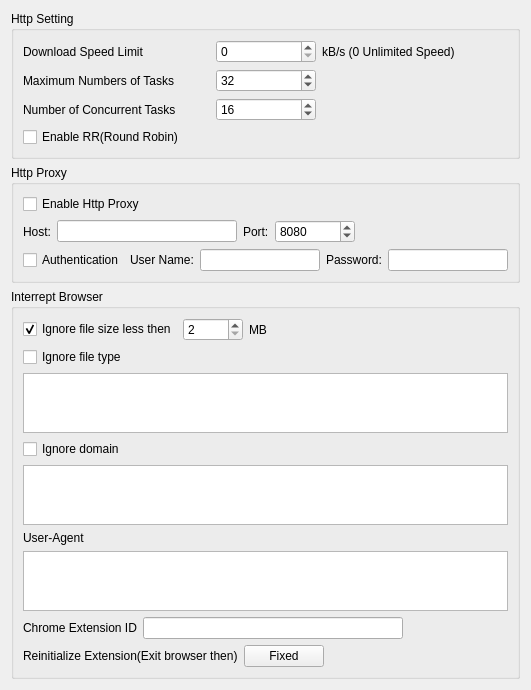
          <widget class="QWidget" name="scrollAreaWidgetContents_1">
           <property name="geometry">
            <rect>
             <x>0</x>
             <y>-34</y>
             <width>531</width>
             <height>645</height>
            </rect>
           </property>
           <layout class="QVBoxLayout" name="verticalLayout_59">
            <item>
             <widget class="QGroupBox" name="HttpSettingsBox">
              <property name="title">
               <string>Http Setting</string>
              </property>
              <layout class="QGridLayout" name="gridLayout_82">
               <item row="0" column="1">
                <widget class="QLabel" name="label_26">
                 <property name="text">
                  <string>Download Speed Limit</string>
                 </property>
                </widget>
               </item>
               <item row="1" column="1">
                <widget class="QLabel" name="label_28">
                 <property name="text">
                  <string>Maximum Numbers of Tasks</string>
                 </property>
                </widget>
               </item>
               <item row="2" column="1">
                <widget class="QLabel" name="label_29">
                 <property name="text">
                  <string>Number of Concurrent Tasks</string>
                 </property>
                </widget>
               </item>
               <item row="0" column="3">
                <widget class="QLabel" name="label_27">
                 <property name="text">
                  <string>kB/s (0 Unlimited Speed)</string>
                 </property>
                </widget>
               </item>
               <item row="0" column="2">
                <widget class="QSpinBox" name="speedLimitSpinBox">
                 <property name="maximumSize">
                  <size>
                   <width>100</width>
                   <height>16777215</height>
                  </size>
                 </property>
                 <property name="maximum">
                  <number>99999</number>
                 </property>
                 <property name="singleStep">
                  <number>100</number>
                 </property>
                </widget>
               </item>
               <item row="1" column="2">
                <widget class="QSpinBox" name="maxTaskSpinBox">
                 <property name="maximumSize">
                  <size>
                   <width>100</width>
                   <height>16777215</height>
                  </size>
                 </property>
                 <property name="minimum">
                  <number>1</number>
                 </property>
                 <property name="maximum">
                  <number>128</number>
                 </property>
                 <property name="value">
                  <number>32</number>
                 </property>
                </widget>
               </item>
               <item row="2" column="2">
                <widget class="QSpinBox" name="taskConcurrentSpinBox">
                 <property name="maximumSize">
                  <size>
                   <width>100</width>
                   <height>16777215</height>
                  </size>
                 </property>
                 <property name="minimum">
                  <number>1</number>
                 </property>
                 <property name="maximum">
                  <number>128</number>
                 </property>
                 <property name="value">
                  <number>16</number>
                 </property>
                </widget>
               </item>
               <item row="3" column="1" colspan="2">
                <widget class="QCheckBox" name="enableRRCheckBox">
                 <property name="text">
                  <string>Enable RR(Round Robin)</string>
                 </property>
                </widget>
               </item>
              </layout>
             </widget>
            </item>
            <item>
             <widget class="QGroupBox" name="groupBox_6">
              <property name="title">
               <string>Http Proxy</string>
              </property>
              <layout class="QVBoxLayout" name="verticalLayout_42">
               <item>
                <widget class="QCheckBox" name="enableProxyCheckBox">
                 <property name="text">
                  <string>Enable Http Proxy</string>
                 </property>
                </widget>
               </item>
               <item>
                <layout class="QHBoxLayout" name="horizontalLayout_26">
                 <item>
                  <widget class="QLabel" name="label_33">
                   <property name="text">
                    <string>Host:</string>
                   </property>
                  </widget>
                 </item>
                 <item>
                  <widget class="QLineEdit" name="proxyHostLineEdit">
                   <property name="minimumSize">
                    <size>
                     <width>180</width>
                     <height>0</height>
                    </size>
                   </property>
                   <property name="maximumSize">
                    <size>
                     <width>16777215</width>
                     <height>16777215</height>
                    </size>
                   </property>
                   <property name="maxLength">
                    <number>100</number>
                   </property>
                  </widget>
                 </item>
                 <item>
                  <widget class="QLabel" name="label_34">
                   <property name="text">
                    <string>Port:</string>
                   </property>
                  </widget>
                 </item>
                 <item>
                  <widget class="QSpinBox" name="proxyPortSpinBox">
                   <property name="minimumSize">
                    <size>
                     <width>80</width>
                     <height>0</height>
                    </size>
                   </property>
                   <property name="maximumSize">
                    <size>
                     <width>80</width>
                     <height>16777215</height>
                    </size>
                   </property>
                   <property name="minimum">
                    <number>1</number>
                   </property>
                   <property name="maximum">
                    <number>65565</number>
                   </property>
                   <property name="singleStep">
                    <number>1</number>
                   </property>
                   <property name="value">
                    <number>8080</number>
                   </property>
                  </widget>
                 </item>
                 <item>
                  <spacer name="horizontalSpacer_21">
                   <property name="orientation">
                    <enum>Qt::Horizontal</enum>
                   </property>
                   <property name="sizeHint" stdset="0">
                    <size>
                     <width>40</width>
                     <height>20</height>
                    </size>
                   </property>
                  </spacer>
                 </item>
                </layout>
               </item>
               <item>
                <layout class="QHBoxLayout" name="horizontalLayout_56">
                 <item>
                  <widget class="QCheckBox" name="enableAuthenCheckBox">
                   <property name="text">
                    <string>Authentication</string>
                   </property>
                  </widget>
                 </item>
                 <item>
                  <widget class="QLabel" name="label_35">
                   <property name="text">
                    <string>User Name:</string>
                   </property>
                  </widget>
                 </item>
                 <item>
                  <widget class="QLineEdit" name="proxyUserLineEdit">
                   <property name="minimumSize">
                    <size>
                     <width>120</width>
                     <height>0</height>
                    </size>
                   </property>
                   <property name="maximumSize">
                    <size>
                     <width>16777215</width>
                     <height>16777215</height>
                    </size>
                   </property>
                   <property name="maxLength">
                    <number>100</number>
                   </property>
                  </widget>
                 </item>
                 <item>
                  <widget class="QLabel" name="label_36">
                   <property name="text">
                    <string>Password:</string>
                   </property>
                  </widget>
                 </item>
                 <item>
                  <widget class="QLineEdit" name="proxyPasswordLineEdit">
                   <property name="minimumSize">
                    <size>
                     <width>120</width>
                     <height>0</height>
                    </size>
                   </property>
                   <property name="maximumSize">
                    <size>
                     <width>16777215</width>
                     <height>16777215</height>
                    </size>
                   </property>
                   <property name="maxLength">
                    <number>100</number>
                   </property>
                  </widget>
                 </item>
                 <item>
                  <spacer name="horizontalSpacer_20">
                   <property name="orientation">
                    <enum>Qt::Horizontal</enum>
                   </property>
                   <property name="sizeHint" stdset="0">
                    <size>
                     <width>40</width>
                     <height>20</height>
                    </size>
                   </property>
                  </spacer>
                 </item>
                </layout>
               </item>
              </layout>
             </widget>
            </item>
            <item>
             <widget class="QGroupBox" name="groupBox_5">
              <property name="title">
               <string>Interrept Browser</string>
              </property>
              <layout class="QVBoxLayout" name="verticalLayout_37">
               <item>
                <layout class="QHBoxLayout" name="horizontalLayout_19">
                 <item>
                  <widget class="QCheckBox" name="ignoreFileSizeCheckBox">
                   <property name="text">
                    <string>Ignore file size less then</string>
                   </property>
                   <property name="checked">
                    <bool>true</bool>
                   </property>
                  </widget>
                 </item>
                 <item>
                  <widget class="QSpinBox" name="ignoreFileSizeSpinBox">
                   <property name="minimumSize">
                    <size>
                     <width>60</width>
                     <height>0</height>
                    </size>
                   </property>
                   <property name="maximumSize">
                    <size>
                     <width>60</width>
                     <height>16777215</height>
                    </size>
                   </property>
                   <property name="minimum">
                    <number>2</number>
                   </property>
                   <property name="maximum">
                    <number>2048</number>
                   </property>
                   <property name="value">
                    <number>2</number>
                   </property>
                  </widget>
                 </item>
                 <item>
                  <widget class="QLabel" name="label_30">
                   <property name="text">
                    <string>MB</string>
                   </property>
                  </widget>
                 </item>
                 <item>
                  <spacer name="horizontalSpacer_22">
                   <property name="orientation">
                    <enum>Qt::Horizontal</enum>
                   </property>
                   <property name="sizeHint" stdset="0">
                    <size>
                     <width>40</width>
                     <height>20</height>
                    </size>
                   </property>
                  </spacer>
                 </item>
                </layout>
               </item>
               <item>
                <layout class="QVBoxLayout" name="verticalLayout_36">
                 <item>
                  <widget class="QCheckBox" name="ignoreFileTypeCheckBox">
                   <property name="text">
                    <string>Ignore file type</string>
                   </property>
                  </widget>
                 </item>
                 <item>
                  <widget class="QTextEdit" name="ignoreFileTypeTextEdit">
                   <property name="minimumSize">
                    <size>
                     <width>0</width>
                     <height>60</height>
                    </size>
                   </property>
                   <property name="maximumSize">
                    <size>
                     <width>16777215</width>
                     <height>16777215</height>
                    </size>
                   </property>
                  </widget>
                 </item>
                </layout>
               </item>
               <item>
                <layout class="QVBoxLayout" name="verticalLayout_39">
                 <item>
                  <widget class="QCheckBox" name="ignoreDomainCheckBox">
                   <property name="text">
                    <string>Ignore domain</string>
                   </property>
                  </widget>
                 </item>
                 <item>
                  <widget class="QTextEdit" name="ignoreDomainTextEdit">
                   <property name="minimumSize">
                    <size>
                     <width>0</width>
                     <height>60</height>
                    </size>
                   </property>
                   <property name="maximumSize">
                    <size>
                     <width>16777215</width>
                     <height>16777215</height>
                    </size>
                   </property>
                  </widget>
                 </item>
                </layout>
               </item>
               <item>
                <layout class="QVBoxLayout" name="verticalLayout_40">
                 <item>
                  <widget class="QLabel" name="label_31">
                   <property name="text">
                    <string>User-Agent</string>
                   </property>
                  </widget>
                 </item>
                 <item>
                  <widget class="QTextEdit" name="defUserAgentTextEdit">
                   <property name="minimumSize">
                    <size>
                     <width>0</width>
                     <height>60</height>
                    </size>
                   </property>
                   <property name="maximumSize">
                    <size>
                     <width>16777215</width>
                     <height>16777215</height>
                    </size>
                   </property>
                  </widget>
                 </item>
                </layout>
               </item>
               <item>
                <layout class="QHBoxLayout" name="horizontalLayout_59">
                 <item>
                  <widget class="QLabel" name="label_32">
                   <property name="text">
                    <string>Chrome Extension ID</string>
                   </property>
                  </widget>
                 </item>
                 <item>
                  <widget class="QLineEdit" name="defExtensionIdLineEdit">
                   <property name="minimumSize">
                    <size>
                     <width>260</width>
                     <height>0</height>
                    </size>
                   </property>
                   <property name="maximumSize">
                    <size>
                     <width>16777215</width>
                     <height>16777215</height>
                    </size>
                   </property>
                  </widget>
                 </item>
                 <item>
                  <spacer name="horizontalSpacer_24">
                   <property name="orientation">
                    <enum>Qt::Horizontal</enum>
                   </property>
                   <property name="sizeHint" stdset="0">
                    <size>
                     <width>40</width>
                     <height>20</height>
                    </size>
                   </property>
                  </spacer>
                 </item>
                </layout>
               </item>
               <item>
                <layout class="QHBoxLayout" name="horizontalLayout_60">
                 <item>
                  <widget class="QLabel" name="label_ReInitExtension">
                   <property name="text">
                    <string>Reinitialize Extension(Exit browser then)</string>
                   </property>
                  </widget>
                 </item>
                 <item>
                  <widget class="QPushButton" name="reinitializeExtensionBtn">
                   <property name="text">
                    <string>Fixed</string>
                   </property>
                  </widget>
                 </item>
                 <item>
                  <spacer name="horizontalSpacer_25">
                   <property name="orientation">
                    <enum>Qt::Horizontal</enum>
                   </property>
                   <property name="sizeHint" stdset="0">
                    <size>
                     <width>40</width>
                     <height>20</height>
                    </size>
                   </property>
                  </spacer>
                 </item>
                </layout>
               </item>
              </layout>
             </widget>
            </item>
            <item>
             <spacer name="verticalSpacer_7">
              <property name="orientation">
               <enum>Qt::Vertical</enum>
              </property>
              <property name="sizeHint" stdset="0">
               <size>
                <width>20</width>
                <height>40</height>
               </size>
              </property>
             </spacer>
            </item>
           </layout>
          </widget>
